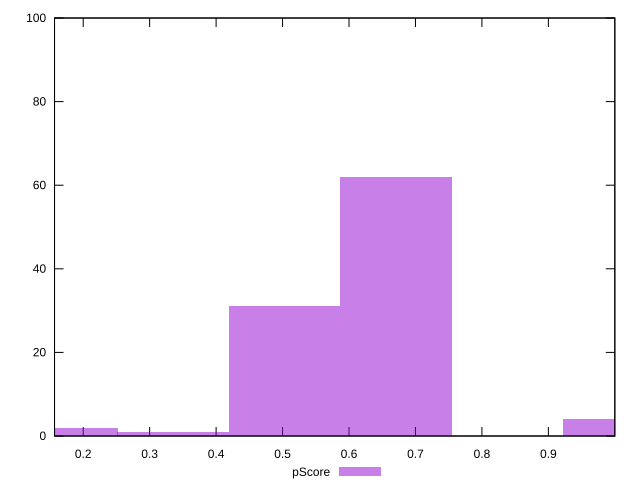

Write gnuplot code to recreate this figure.
reset

$pScore <<EOF
0.6710196881458461 62
0.5032647661093845 31
1.006529532218769 4
0.16775492203646153 2
0.33550984407292306 1
EOF

set key outside below
set boxwidth 0.16775492203646153
set xrange [0.15687928898957348:0.9999785115123707]
set yrange [0:100]
set trange [0:100]
set style fill transparent solid 0.5 noborder
set terminal svg size 640, 490 enhanced background rgb 'white'
set output "report_00011_2021-02-09T10:53:21.242Z/max-potential-fid/samples/pages+cached+noadtech+nomedia/pScore/histogram.svg"

plot $pScore title "pScore" with boxes

reset
